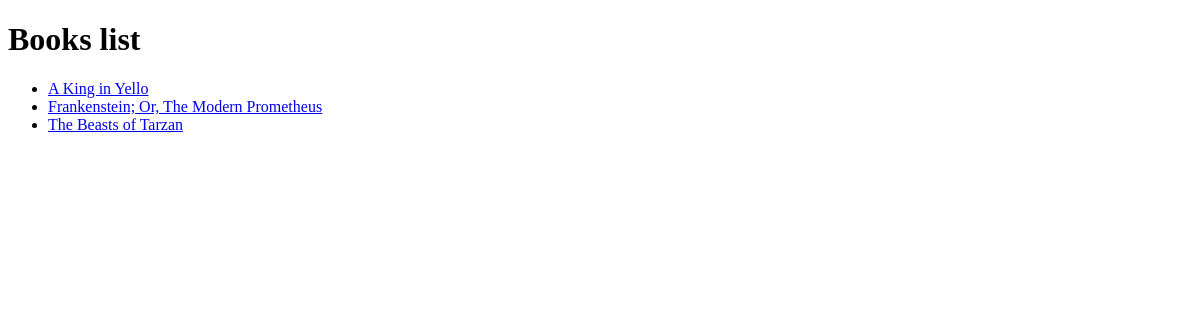
Page /books/ (signed in) on the earlier database version.
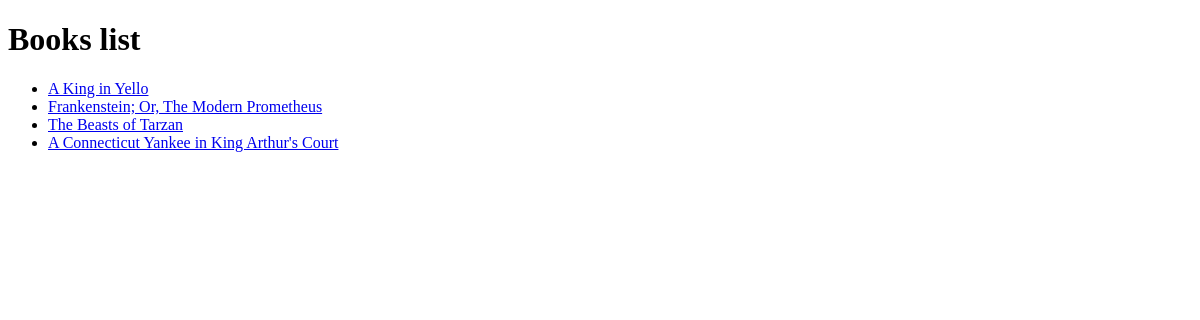
Same page on the later database version.
### books/models.py (models this page shows, shortened)
class Book(models.Model):
    title = models.CharField(max_length=100)
    authors = models.ManyToManyField("books.Author", related_name="books")
    publisher = models.ForeignKey(
        "books.Publisher", on_delete=models.CASCADE, related_name="books", null=True
    )
    classification = models.ForeignKey(
        "books.Classification",
        on_delete=models.CASCADE,
        related_name="books",
        null=True,
    )

### books/views.py (the view)
# urls.py: path("books/", books, name="books"),
@login_required(login_url="/login/")
def books(request):
    return render(request, "books.html", {"books": Book.objects.all()})

### books/templates/books.html
{% extends "base.html" %}
{% block title %} <h1>Books list</h1> {% endblock %}
{% block content %}
<ul>
  {% for book in books %}
    <li>
      <a href={% url "book" book.pk %}>{{ book.title }}</a>
    </li>
    {% empty %}
    <li>
      No books found.
    </li>
  {% endfor %}
</ul>
{% endblock %}

### templates/base.html (shortened to what this page needs)
<!doctype html>
<html lang="en">
  <head>
  </head>
  <body>
    {% block title %} {% endblock %}
    {% block content %} {% endblock %}
  </body>
</html>

Differences in the rows shown:
added Book: title "A Connecticut Yankee in King Arthur's Court"
